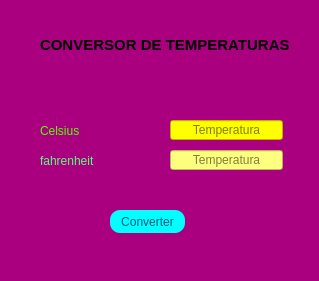
<?xml version="1.0" encoding="UTF-8"?>
<ui version="4.0">
 <class>Form</class>
 <widget class="QWidget" name="Form">
  <property name="geometry">
   <rect>
    <x>0</x>
    <y>0</y>
    <width>319</width>
    <height>281</height>
   </rect>
  </property>
  <property name="windowTitle">
   <string>Form</string>
  </property>
  <property name="styleSheet">
   <string notr="true">background-color: rgb(170, 0, 127);</string>
  </property>
  <widget class="QLabel" name="label">
   <property name="geometry">
    <rect>
     <x>40</x>
     <y>30</y>
     <width>251</width>
     <height>31</height>
    </rect>
   </property>
   <property name="text">
    <string>&lt;html&gt;&lt;head/&gt;&lt;body&gt;&lt;p&gt;&lt;span style=&quot; font-size:11pt; font-weight:600;&quot;&gt;CONVERSOR DE TEMPERATURAS&lt;/span&gt;&lt;/p&gt;&lt;/body&gt;&lt;/html&gt;</string>
   </property>
  </widget>
  <widget class="QLabel" name="label_2">
   <property name="geometry">
    <rect>
     <x>40</x>
     <y>120</y>
     <width>51</width>
     <height>21</height>
    </rect>
   </property>
   <property name="styleSheet">
    <string notr="true">color: rgb(85, 255, 0);</string>
   </property>
   <property name="text">
    <string>Celsius</string>
   </property>
  </widget>
  <widget class="QLabel" name="label_3">
   <property name="geometry">
    <rect>
     <x>40</x>
     <y>150</y>
     <width>61</width>
     <height>21</height>
    </rect>
   </property>
   <property name="styleSheet">
    <string notr="true">color: rgb(85, 255, 127);</string>
   </property>
   <property name="text">
    <string>fahrenheit</string>
   </property>
  </widget>
  <widget class="QLineEdit" name="lineEdit">
   <property name="geometry">
    <rect>
     <x>170</x>
     <y>120</y>
     <width>113</width>
     <height>20</height>
    </rect>
   </property>
   <property name="styleSheet">
    <string notr="true">background-color: rgb(255, 255, 0);</string>
   </property>
   <property name="alignment">
    <set>Qt::AlignCenter</set>
   </property>
   <property name="placeholderText">
    <string>Temperatura</string>
   </property>
  </widget>
  <widget class="QLineEdit" name="lineEdit_2">
   <property name="geometry">
    <rect>
     <x>170</x>
     <y>150</y>
     <width>113</width>
     <height>20</height>
    </rect>
   </property>
   <property name="styleSheet">
    <string notr="true">background-color: rgb(255, 255, 127);</string>
   </property>
   <property name="alignment">
    <set>Qt::AlignCenter</set>
   </property>
   <property name="placeholderText">
    <string>Temperatura</string>
   </property>
  </widget>
  <widget class="QPushButton" name="pushButton">
   <property name="geometry">
    <rect>
     <x>110</x>
     <y>210</y>
     <width>75</width>
     <height>23</height>
    </rect>
   </property>
   <property name="styleSheet">
    <string notr="true">QPushButton {
   border-radius: 10px;
	background-color: rgb(0, 255, 255);
	color: rgb(0, 85, 127);
}

QPushButton:hover {
    
	color: rgb(0, 255, 255);
    background-color: rgb(0, 85, 127);
}</string>
   </property>
   <property name="text">
    <string>Converter</string>
   </property>
  </widget>
 </widget>
 <resources/>
 <connections/>
</ui>
